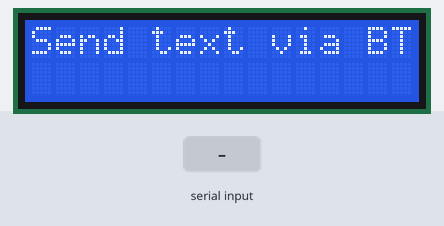
Bench run of a sketch on a simulated Arduino Uno, built with avr-gcc and run on an emulated ATmega328P. Shown: 16×2 character LCD. The test bench sets the inputs (shaded band).

Above: at 1.2 s.
1.3 s: "1" received over Serial
At 2.7 s:
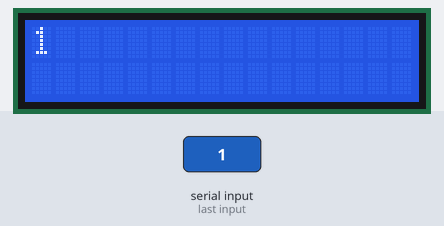
3.8 s: "0" received over Serial
At 5.8 s:
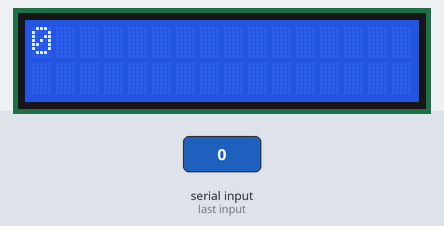
6.3 s: "2" received over Serial
At 7.7 s:
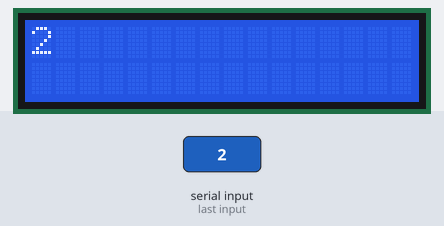
Timing chart, 0 to 9.3 s (numbered marks = the images above; inputs shaded):
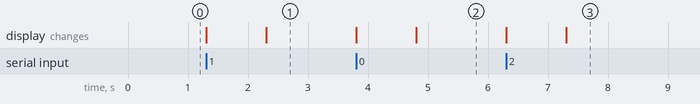

The sketch:

Bluetooth_Notice_Board.ino
```cpp
#include <LiquidCrystal.h>

// Initialize the LCD library with the numbers of the interface pins
LiquidCrystal lcd(7, 8, 9, 10, 11, 12);

void setup() {
  // Set up the LCD's number of columns and rows
  lcd.begin(16, 2);

  // Start serial communication at 9600 baud rate
  Serial.begin(9600);

  // Print a message to the LCD
  lcd.print("Send text via BT");
}

void loop() {
  // Check if data is available to read
  if (Serial.available() > 0) {
    // Clear the LCD screen
    lcd.clear();

    // Read the incoming data
    String incomingData = Serial.readString();

    // Set the cursor to the beginning of the first row
    lcd.setCursor(0, 0);

    // Print the incoming data to the LCD
    lcd.print(incomingData);

    // If the text is longer than 16 characters, display the second part on the second row
    if (incomingData.length() > 16) {
      // Set the cursor to the beginning of the second row
      lcd.setCursor(0, 1);

      // Print the remaining part of the incoming data
      lcd.print(incomingData.substring(16));
    }
  }
}
```

Measured:
- after the input at 1.3 s, the display: first changes at once (image 1 shows a later state)
- after the input at 3.8 s, the display: first changes at once (image 2 shows a later state)
- after the input at 6.3 s, the display: first changes at once (image 3 shows a later state)
